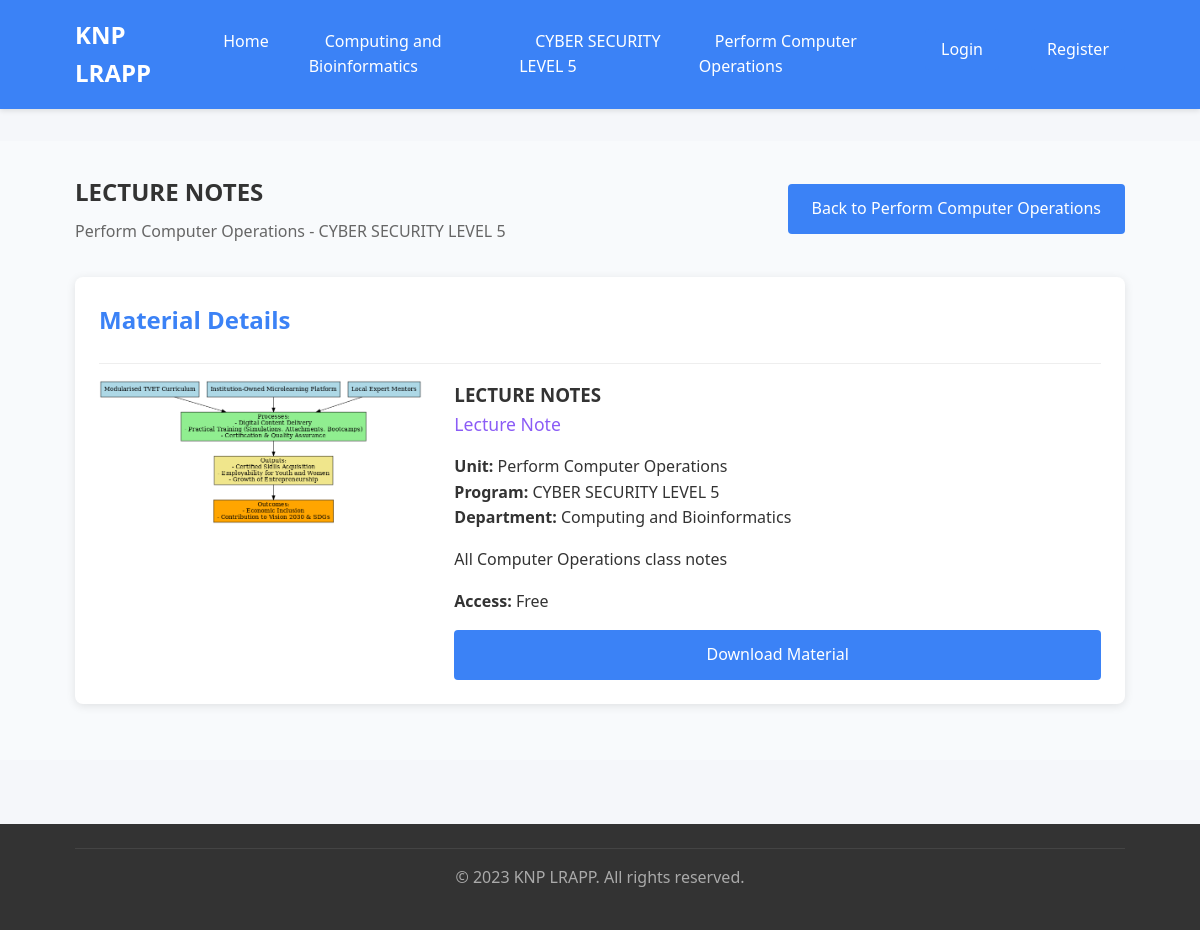
Screenshot of /material.php?id=2 with the database file from the repository.
### tables this page shows
CREATE TABLE `departments` (
  `id` int NOT NULL AUTO_INCREMENT,
  `name` varchar(100) NOT NULL,
  `description` text,
  `code` varchar(20) DEFAULT NULL,
  `hod_id` int DEFAULT NULL,
  `status` enum('active','inactive') DEFAULT 'active',
  `created_at` timestamp NULL DEFAULT CURRENT_TIMESTAMP,
  `updated_at` timestamp NULL DEFAULT CURRENT_TIMESTAMP ON UPDATE CURRENT_TIMESTAMP,
  PRIMARY KEY (`id`),
  UNIQUE KEY `code` (`code`),
  KEY `hod_id` (`hod_id`),
  CONSTRAINT `departments_ibfk_1` FOREIGN KEY (`hod_id`) REFERENCES `users` (`id`) ON DELETE SET NULL
);

CREATE TABLE `programs` (
  `id` int NOT NULL AUTO_INCREMENT,
  `department_id` int DEFAULT NULL,
  `name` varchar(200) NOT NULL,
  `code` varchar(20) DEFAULT NULL,
  `description` text,
  `level` enum('3','4','5','6') DEFAULT '3',
  `duration` int DEFAULT NULL,
  `status` enum('active','inactive') DEFAULT 'active',
  `created_at` timestamp NULL DEFAULT CURRENT_TIMESTAMP,
  `updated_at` timestamp NULL DEFAULT CURRENT_TIMESTAMP ON UPDATE CURRENT_TIMESTAMP,
  PRIMARY KEY (`id`),
  UNIQUE KEY `code` (`code`),
  KEY `department_id` (`department_id`),
  CONSTRAINT `programs_ibfk_1` FOREIGN KEY (`department_id`) REFERENCES `departments` (`id`) ON DELETE CASCADE
);

CREATE TABLE `units` (
  `id` int NOT NULL AUTO_INCREMENT,
  `program_id` int DEFAULT NULL,
  `name` varchar(200) NOT NULL,
  `code` varchar(50) DEFAULT NULL,
  `description` text,
  `semester` int DEFAULT NULL,
  `year` int DEFAULT NULL,
  `credits` int DEFAULT '3',
  `status` enum('active','inactive') DEFAULT 'active',
  `created_at` timestamp NULL DEFAULT CURRENT_TIMESTAMP,
  `updated_at` timestamp NULL DEFAULT CURRENT_TIMESTAMP ON UPDATE CURRENT_TIMESTAMP,
  PRIMARY KEY (`id`),
  UNIQUE KEY `code` (`code`),
  UNIQUE KEY `code_2` (`code`),
  KEY `program_id` (`program_id`),
  CONSTRAINT `units_ibfk_1` FOREIGN KEY (`program_id`) REFERENCES `programs` (`id`) ON DELETE CASCADE
);

CREATE TABLE `unit_materials` (
  `id` int NOT NULL AUTO_INCREMENT,
  `unit_id` int DEFAULT NULL,
  `title` varchar(200) NOT NULL,
  `description` text,
  `type` enum('lecture_note','assignment','video','ebook','other') DEFAULT 'lecture_note',
  `file_path` varchar(255) DEFAULT NULL,
  `cover_image` varchar(255) DEFAULT NULL,
  `access_level` enum('public','registered','premium') DEFAULT 'public',
  `price` decimal(10,2) DEFAULT '0.00',
  `status` enum('draft','published','archived') DEFAULT 'draft',
  `created_at` timestamp NULL DEFAULT CURRENT_TIMESTAMP,
  `updated_at` timestamp NULL DEFAULT CURRENT_TIMESTAMP ON UPDATE CURRENT_TIMESTAMP,
  PRIMARY KEY (`id`),
  KEY `unit_id` (`unit_id`),
  CONSTRAINT `unit_materials_ibfk_1` FOREIGN KEY (`unit_id`) REFERENCES `units` (`id`) ON DELETE CASCADE
);

### includes/functions.php (called while the page is built, shortened)
<?php
require_once 'database.php';
function isLoggedIn() {
    return isset($_SESSION['user_id']);
}
function getDepartmentById($id) {
    global $pdo;
    $stmt = $pdo->prepare("SELECT * FROM departments WHERE id = ?");
    $stmt->execute([$id]);
    return $stmt->fetch();
}
function getProgramById($id) {
    global $pdo;
    $stmt = $pdo->prepare("SELECT * FROM programs WHERE id = ?");
    $stmt->execute([$id]);
    return $stmt->fetch();
}
function getUnitById($id) {
    global $pdo;
    $stmt = $pdo->prepare("SELECT * FROM units WHERE id = ?");
    $stmt->execute([$id]);
    return $stmt->fetch();
}
function getMaterialById($id) {
    global $pdo;
    $stmt = $pdo->prepare("SELECT * FROM unit_materials WHERE id = ?");
    $stmt->execute([$id]);
    return $stmt->fetch();
}
?>

### material.php (the view, shortened to what this page needs)
<?php
require_once 'includes/functions.php';
$material_id = isset($_GET['id']) ? (int)$_GET['id'] : 0;
$material = getMaterialById($material_id);
$unit = getUnitById($material['unit_id']);
$program = getProgramById($unit['program_id']);
$department = getDepartmentById($program['department_id']);
$canAccess = ($material['access_level'] === 'public') || isLoggedIn();
?>
<!DOCTYPE html>
<html lang="en">
<head>
    <link rel="stylesheet" href="assets/css/style.css">
</head>
<body>
    <header>
        <div class="container header-content">
            <div class="logo"><?php echo APP_NAME; ?></div>
            <nav>
                <ul>
                    <li><a href="index.php">Home</a></li>
                    <li><a href="department.php?id=<?php echo $department['id']; ?>"><?php echo htmlspecialchars($department['name']); ?></a></li>
                    <li><a href="program.php?id=<?php echo $program['id']; ?>"><?php echo htmlspecialchars($program['name']); ?></a></li>
                    <li><a href="unit.php?id=<?php echo $unit['id']; ?>"><?php echo htmlspecialchars($unit['name']); ?></a></li>
                    <?php if (isLoggedIn()): ?>
                        <li><a href="dashboard.php">Dashboard</a></li>
                        <li><a href="logout.php">Logout</a></li>
                    <?php else: ?>
                        <li><a href="login.php" class="btn" style="padding: 0.5rem 1rem; margin-left: 1rem;">Login</a></li>
                        <li><a href="register.php" class="btn btn-secondary" style="padding: 0.5rem 1rem; margin-left: 0.5rem;">Register</a></li>
                    <?php endif; ?>
                </ul>
            </nav>
        </div>
    </header>
    <main>
        <section style="padding: 2rem 0; background: #f8fafc;">
            <div class="container">
                <div style="display: flex; align-items: center; margin-bottom: 2rem;">
                    <div style="flex: 1;">
                        <h1 style="margin: 0;"><?php echo htmlspecialchars($material['title']); ?></h1>
                        <p style="margin: 0.5rem 0 0; color: #666;">
                            <?php echo htmlspecialchars($unit['name']); ?> - <?php echo htmlspecialchars($program['name']); ?>
                        </p>
                    </div>
                    <div>
                        <a href="unit.php?id=<?php echo $unit['id']; ?>" class="btn">Back to <?php echo htmlspecialchars($unit['name']); ?></a>
                    </div>
                </div>
                <div class="card">
                    <div class="card-header">
                        <h2>Material Details</h2>
                    </div>
                    <?php if (!$canAccess): ?>
                        <div class="alert alert-error">
                            This material requires registration to access.
                            <a href="login.php" style="color: #3b82f6; text-decoration: underline;">Login</a> or
                            <a href="register.php" style="color: #3b82f6; text-decoration: underline;">register</a> to continue.
                        </div>
                    <?php else: ?>
                        <div style="display: flex; flex-wrap: wrap; gap: 2rem;">
                            <div style="flex: 1; min-width: 300px;">
                                <?php if ($material['cover_image']): ?>
                                    <img src="<?php echo htmlspecialchars($material['cover_image']); ?>" alt="Cover" style="width: 100%; border-radius: 4px;">
                                <?php endif; ?>
                            </div>
                            <div style="flex: 2; min-width: 300px;">
                                <h3><?php echo htmlspecialchars($material['title']); ?></h3>
                                <p class="material-type">
                                    <?php
                                    switch($material['type']) {
                                        case 'lecture_note': echo 'Lecture Note'; break;
                                    }
                                    ?>
                                </p>
                                <div style="margin: 1rem 0;">
                                    <p><strong>Unit:</strong> <?php echo htmlspecialchars($unit['name']); ?></p>
                                    <p><strong>Program:</strong> <?php echo htmlspecialchars($program['name']); ?></p>
                                    <p><strong>Department:</strong> <?php echo htmlspecialchars($department['name']); ?></p>
                                </div>
                                <div style="margin: 1rem 0;">
                                    <p><?php echo htmlspecialchars($material['description'] ?? 'No description available.'); ?></p>
                                </div>
                                <div style="margin: 1rem 0;">
                                    <?php if ($material['price'] > 0): ?>
                                        <p><strong>Price:</strong> KES <?php echo number_format($material['price'], 2); ?></p>
                                    <?php else: ?>
                                        <p><strong>Access:</strong> Free</p>
                                    <?php endif; ?>
                                </div>
                                <div style="margin-top: 1rem;">
                                    <?php if ($material['file_path']): ?>
                                        <a href="<?php echo htmlspecialchars($material['file_path']); ?>" class="btn btn-block" download>Download Material</a>
                                    <?php else: ?>
                                        <button class="btn btn-block" disabled>No file available</button>
                                    <?php endif; ?>
                                </div>
                            </div>
                        </div>
                    <?php endif; ?>
                </div>
            </div>
        </section>
    </main>
    <footer>
        <div class="container">
            <div style="border-top: 1px solid #444; padding: 1rem 0; text-align: center; color: #aaa;">
                <p>&copy; 2023 <?php echo APP_NAME; ?>. All rights reserved.</p>
            </div>
        </div>
    </footer>
</body>
</html>

### assets/css/style.css (style rules this page uses)
* { margin: 0; padding: 0; box-sizing: border-box; }
body { font-family: 'Segoe UI', Tahoma, Geneva, Verdana, sans-serif; background-color: #f5f7fa; color: #333; line-height: 1.6; }
.container { width: 90%; max-width: 1200px; margin: 0 auto; padding: 0 15px; }
header { background: var(--primary-color, #3B82F6); color: white; padding: 1rem 0; box-shadow: 0 2px 5px rgba(0,0,0,0.1); }
.header-content { display: flex; justify-content: space-between; align-items: center; }
.logo { font-size: 1.5rem; font-weight: bold; }
nav ul { display: flex; list-style: none; }
nav ul li { margin-left: 1.5rem; }
nav ul li a { color: white; text-decoration: none; padding: 0.5rem 1rem; border-radius: 4px; transition: background-color 0.3s; }
main { padding: 2rem 0; }
.card { background: white; border-radius: 8px; box-shadow: 0 2px 10px rgba(0,0,0,0.1); padding: 1.5rem; margin-bottom: 1.5rem; }
.card-header { border-bottom: 1px solid #eee; padding-bottom: 1rem; margin-bottom: 1rem; }
.card-header h2 { font-size: 1.5rem; color: var(--primary-color, #3B82F6); }
.btn { display: inline-block; padding: 0.75rem 1.5rem; background: var(--primary-color, #3B82F6); color: white; border: none; border-radius: 4px; cursor: pointer; font-size: 1rem; text-decoration: none; text-align: center; transition: background-color 0.3s; }
.btn-block { display: block; width: 100%; }
.btn-secondary { background: var(--secondary-color, #10B981); }
footer { background: #333; color: white; text-align: center; padding: 1.5rem 0; margin-top: 2rem; }
.material-type { color: var(--accent-color); font-size: 0.85rem; font-weight: 500; margin-bottom: 0.5rem; }
.btn-block { display: block; width: 100%; text-align: center; }
.btn-secondary { background: var(--secondary-color); color: white; }
.card-header h2, .card-header h3, .card-header h4 { margin: 0 0 0.5rem 0; color: var(--primary-color); }
.btn { display: inline-block; padding: 0.75rem 1.5rem; background: var(--primary-color); color: white; border: none; border-radius: 4px; cursor: pointer; font-size: 1rem; text-decoration: none; text-align: center; transition: background-color 0.3s; }
header { background: var(--primary-color); color: white; padding: 1rem 0; box-shadow: 0 2px 5px rgba(0,0,0,0.1); }

### material.php (style rules this page uses)
.material-type { color: var(--accent-color); font-size: 1.1rem; font-weight: 500; margin-bottom: 1rem; }

### rows the page displays
departments: name "Computing and Bioinformatics"
programs: name "CYBER SECURITY LEVEL 5"
units: name "Perform Computer Operations"
unit_materials: title "LECTURE NOTES", cover_image (picture), description "All Computer Operations class notes"

### other values shown
APP_NAME "KNP LRAPP"
